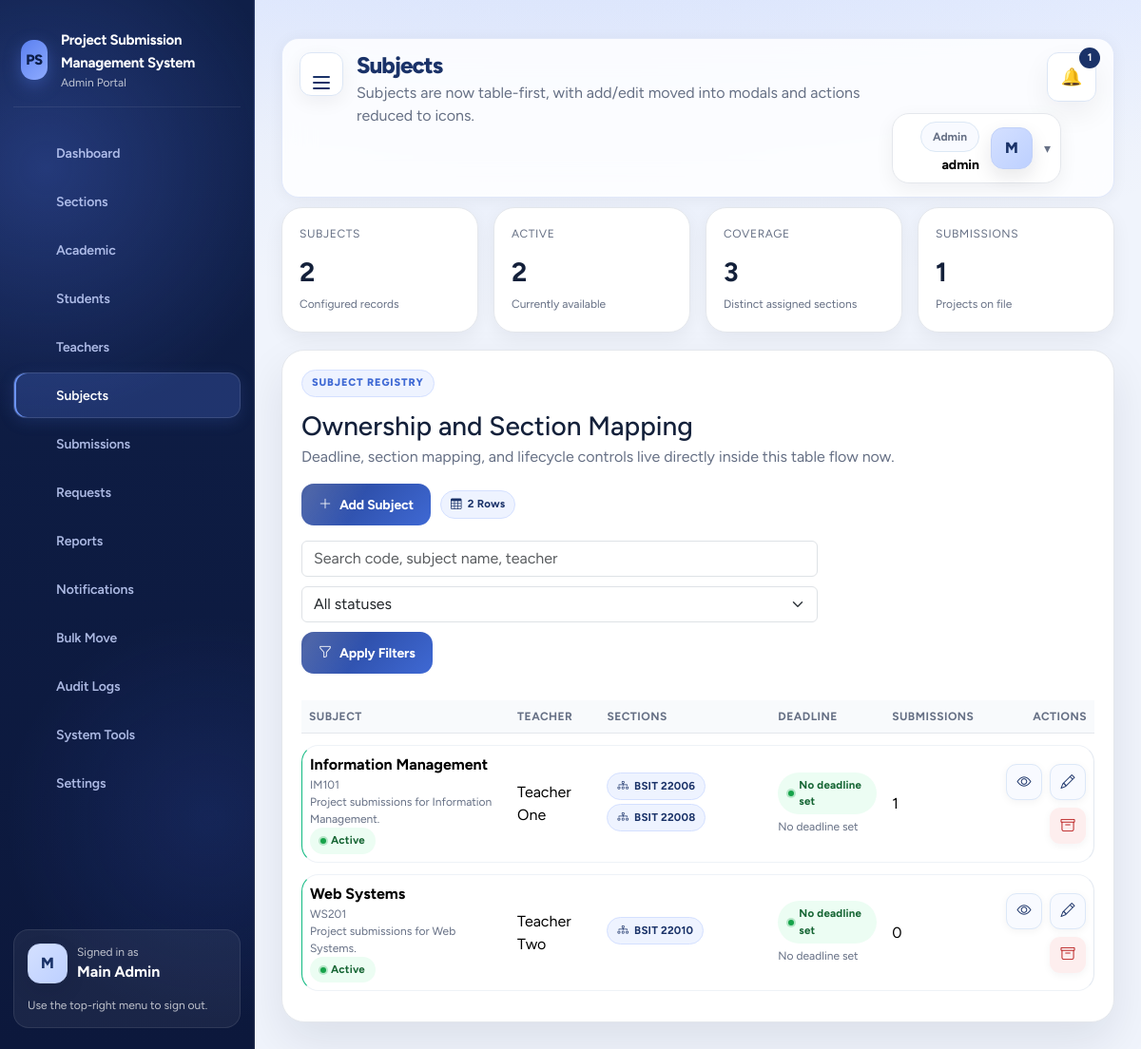
Screenshot of /project/admin/subjects.php (signed in) with the database file from the repository.
### tables this page shows
CREATE TABLE subjects (
    id INT AUTO_INCREMENT PRIMARY KEY,
    subject_code VARCHAR(50) NOT NULL,
    subject_name VARCHAR(150) NOT NULL,
    description TEXT NULL,
    teacher_id INT NOT NULL,
    school_year_id INT NOT NULL,
    semester_id INT NOT NULL,
    status ENUM('active', 'inactive', 'archived') NOT NULL DEFAULT 'active',
    submission_deadline DATETIME NULL,
    deadline_warning_hours INT NOT NULL DEFAULT 72,
    deadline_warning_sent_at DATETIME NULL,
    deadline_locked_notice_sent_at DATETIME NULL,
    allow_late_submissions TINYINT(1) NOT NULL DEFAULT 0,
    late_submission_until DATETIME NULL,
    teacher_submission_locked TINYINT(1) NOT NULL DEFAULT 0,
    teacher_submission_lock_note TEXT NULL,
    created_at TIMESTAMP DEFAULT CURRENT_TIMESTAMP,
    updated_at TIMESTAMP DEFAULT CURRENT_TIMESTAMP ON UPDATE CURRENT_TIMESTAMP,
    CONSTRAINT fk_subjects_teacher FOREIGN KEY (teacher_id) REFERENCES teachers(id) ON DELETE RESTRICT ON UPDATE CASCADE,
    CONSTRAINT fk_subjects_school_year FOREIGN KEY (school_year_id) REFERENCES school_years(id) ON DELETE RESTRICT ON UPDATE CASCADE,
    CONSTRAINT fk_subjects_semester FOREIGN KEY (semester_id) REFERENCES semesters(id) ON DELETE RESTRICT ON UPDATE CASCADE,
    UNIQUE KEY uniq_subject_term_teacher (subject_code, teacher_id, school_year_id, semester_id)
);

CREATE TABLE teachers (
    id INT AUTO_INCREMENT PRIMARY KEY,
    teacher_id VARCHAR(50) NOT NULL UNIQUE,
    full_name VARCHAR(150) NOT NULL,
    email VARCHAR(150) NOT NULL UNIQUE,
    username VARCHAR(100) NOT NULL UNIQUE,
    password_hash VARCHAR(255) NOT NULL,
    avatar_path VARCHAR(255) NULL,
    status ENUM('active', 'inactive', 'archived') NOT NULL DEFAULT 'active',
    submission_deadline DATETIME NULL,
    deadline_warning_hours INT NOT NULL DEFAULT 72,
    deadline_warning_sent_at DATETIME NULL,
    deadline_locked_notice_sent_at DATETIME NULL,
    allow_late_submissions TINYINT(1) NOT NULL DEFAULT 0,
    late_submission_until DATETIME NULL,
    teacher_submission_locked TINYINT(1) NOT NULL DEFAULT 0,
    teacher_submission_lock_note TEXT NULL,
    created_at TIMESTAMP DEFAULT CURRENT_TIMESTAMP,
    updated_at TIMESTAMP DEFAULT CURRENT_TIMESTAMP ON UPDATE CURRENT_TIMESTAMP
);

### project/backend/config/app.php (called while the page is built, shortened)
<?php
function url(string $path = ''): string {
    return rtrim(APP_URL, '/') . '/' . ltrim($path, '/');
}
function h(?string $value): string { return htmlspecialchars((string) $value, ENT_QUOTES, 'UTF-8'); }

### project/backend/config/auth.php (called while the page is built, shortened)
<?php
function subject_deadline_window(array $subject): array {
    $deadlineRaw = trim((string) ($subject['submission_deadline'] ?? ''));
    if ($deadlineRaw === '') {
        return ['has_deadline' => false, 'state' => 'open', 'label' => 'No deadline set'];
    }
    $lateUntil = null;
    return ['has_deadline' => true, 'state' => 'open', 'label' => 'Open until ' . $deadline->format('M d, Y h:i A'), 'deadline' => $deadline, 'late_override_active' => false, 'late_until' => $lateUntil];
}

### project/admin/subjects.php (the view, shortened to what this page needs)
<?php
require_once __DIR__ . '/../backend/helpers/query.php';
$pdo = pdo();
$statusFilter = trim($_GET['status'] ?? '');
$search = trim($_GET['q'] ?? '');
$sql = 'SELECT subj.*, t.full_name AS teacher_name, GROUP_CONCAT(DISTINCT sec.section_name ORDER BY sec.section_name SEPARATOR ", ") AS sections, COUNT(DISTINCT sub.id) AS total_submissions FROM subjects subj JOIN teachers t ON t.id = subj.teacher_id LEFT JOIN section_subjects ss ON ss.subject_id = subj.id LEFT JOIN sections sec ON sec.id = ss.section_id LEFT JOIN submissions sub ON sub.subject_id = subj.id WHERE 1=1';
$params=[];
$sql .= ' GROUP BY subj.id ORDER BY FIELD(subj.status, "active","inactive","archived"), subj.created_at DESC';
$stmt = $pdo->prepare($sql); $stmt->execute($params); $subjects = $stmt->fetchAll();
$stats = ['total' => (int) $pdo->query('SELECT COUNT(*) FROM subjects')->fetchColumn(),'active' => (int) $pdo->query("SELECT COUNT(*) FROM subjects WHERE status = 'active'")->fetchColumn(),'submissions' => (int) $pdo->query('SELECT COUNT(*) FROM submissions')->fetchColumn(),'sections' => (int) $pdo->query('SELECT COUNT(DISTINCT section_id) FROM section_subjects')->fetchColumn()];
require_once __DIR__ . '/../backend/partials/header.php';
?>
<div class="kpi-grid"><div class="kpi-card"><span class="label">Subjects</span><strong><?= number_format($stats['total']) ?></strong><span class="muted small">Configured records</span></div><div class="kpi-card"><span class="label">Active</span><strong><?= number_format($stats['active']) ?></strong><span class="muted small">Currently available</span></div><div class="kpi-card"><span class="label">Coverage</span><strong><?= number_format($stats['sections']) ?></strong><span class="muted small">Distinct assigned sections</span></div><div class="kpi-card"><span class="label">Submissions</span><strong><?= number_format($stats['submissions']) ?></strong><span class="muted small">Projects on file</span></div></div>
<section class="table-card table-bootstrap-shell"><div class="module-header"><div><div class="eyebrow">Subject Registry</div><h3 class="mb-1">Ownership and Section Mapping</h3><p class="muted mb-0">Deadline, section mapping, and lifecycle controls live directly inside this table flow now.</p></div><div class="module-actions"><button class="btn" type="button" data-open-modal="admin-add-subject"><i class="bi bi-plus-lg"></i> Add Subject</button><span class="badge-soft"><i class="bi bi-table"></i> <?= count($subjects) ?> rows</span></div></div><div class="table-toolbar"><form method="get" class="filters"><input class="form-control" name="q" placeholder="Search code, subject name, teacher" value="<?= h($search) ?>"><select class="form-select" name="status"><option value="">All statuses</option><option value="active" <?= selected($statusFilter,'active') ?>>Active</option><option value="inactive" <?= selected($statusFilter,'inactive') ?>>Inactive</option><option value="archived" <?= selected($statusFilter,'archived') ?>>Archived</option></select><button class="btn" type="submit"><i class="bi bi-funnel"></i> Apply Filters</button></form></div><div class="table-responsive"><table class="table table-hover align-middle"><thead><tr><th>Subject</th><th>Teacher</th><th>Sections</th><th>Deadline</th><th>Submissions</th><th class="text-end">Actions</th></tr></thead><tbody><?php foreach ($subjects as $row): ?><tr><td><strong><?= h($row['subject_name']) ?></strong><div class="muted small"><?= h($row['subject_code']) ?></div><div class="muted small"><?= h($row['description'] ?: 'No description yet.') ?></div><?= status_badge($row['status']) ?></td><td><?= h($row['teacher_name']) ?></td><td><?php foreach (array_filter(array_map('trim', explode(',', (string) ($row['sections'] ?? '')))) as $sectionName): ?><span class="badge-soft me-1 mb-1"><i class="bi bi-diagram-3"></i> <?= h($sectionName) ?></span><?php endforeach; ?><?php if (trim((string) ($row['sections'] ?? '')) === ''): ?><div class="muted small">No sections yet</div><?php endif; ?></td><td><?= deadline_badge_html($row) ?><div class="muted small mt-1"><?= h(($row['submission_deadline'] ?? '') ?: 'No deadline set') ?></div></td><td><?= (int) $row['total_submissions'] ?></td><td class="text-end"><div class="icon-action-group justify-content-end"><a class="icon-action" href="<?= h(url('admin/subject_preview.php?id=' . (int) $row['id'])) ?>" data-ajax-modal="1" data-modal-title="Subject overview" title="View subject"><i class="bi bi-eye"></i></a><button class="icon-action" type="button" data-open-modal="edit-subject-<?= (int) $row['id'] ?>" title="Edit subject"><i class="bi bi-pencil"></i></button><form method="post" class="d-inline"><input type="hidden" name="_csrf" value="<?= h(csrf_token()) ?>"><input type="hidden" name="action" value="archive"><input type="hidden" name="subject_id" value="<?= (int) $row['id'] ?>"><button class="icon-action danger" type="submit" title="Archive subject" data-confirm-title="Archive subject?" data-confirm-message="This subject will move to archived status."><i class="bi bi-archive"></i></button></form></div></td></tr><?php endforeach; ?><?php if (!$subjects): ?><tr><td colspan="6" class="table-empty">No subject records matched your filters.</td></tr><?php endif; ?></tbody></table></div></section>
<?php require_once __DIR__ . '/../backend/partials/footer.php'; ?>

### project/backend/helpers/query.php (shortened to what this page needs)
<?php
require_once __DIR__ . '/../config/auth.php';
function status_badge(string $status): string {
    return '<span class="status ' . h($status) . '">' . h(ucwords(str_replace('_', ' ', $status))) . '</span>';
}
function deadline_badge_html(array $subject): string {
    $window = $subject['deadline_window'] ?? subject_deadline_window($subject);
    $state = $window['state'] ?? 'open';
    $classMap = ['open' => 'success', 'warning' => 'warning', 'locked' => 'danger', 'reopened' => 'info'];
    $class = $classMap[$state] ?? 'neutral';
    return '<span class="status ' . h($class) . '">' . h($window['label'] ?? 'No deadline set') . '</span>';
}

### rows the page displays
subjects: subject_name "Information Management", subject_code "IM101", description "Project submissions for Information Management.", status "Active", teacher.full_name "Teacher One", sectionName "BSIT 22006", sectionName "BSIT 22008", submission_deadline "No deadline set", total_submissions "1"
subjects: subject_name "Web Systems", subject_code "WS201", description "Project submissions for Web Systems.", status "Active", teacher.full_name "Teacher Two", sectionName "BSIT 22010", submission_deadline "No deadline set", total_submissions "0"

### other values shown
APP_NAME "Project Submission Management System"
$role "Admin"
$label "Dashboard"
$label "Sections"
$label "Academic"
$label "Students"
$label "Teachers"
$label "Subjects"
$label "Submissions"
$label "Requests"
$label "Reports"
$label "Notifications"
$label "Bulk Move"
$label "Audit Logs"
$label "System Tools"
